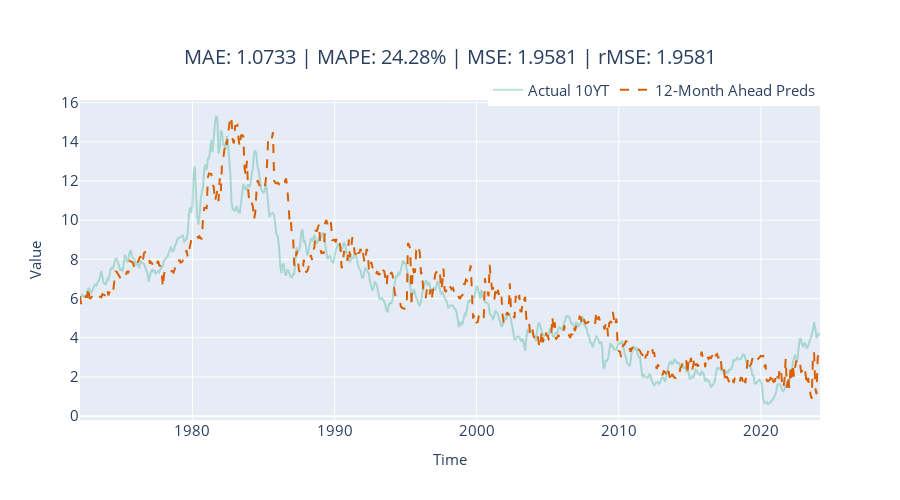

Notebook code for this chart:
### Code cell
# create dataframe for plotting 
to_plot = pd.DataFrame(format_y_pred(step1_preds, "preds"))
to_plot = to_plot.join(format_y_pred(step1_act, "act"))

# plot results 
fig = plot_forecast(to_plot, forecast_columns=["preds"], forecast_display_names=['12-Month Ahead Preds'])
fig = format_plot(fig, title=f"MAE: {metrics['MAE']:.4f} | MAPE: {metrics['MAPE']:.2f}% | MSE: {metrics['MSE']:.4f} | rMSE: {metrics['rMSE']:.4f}")
fig.show()

### Figure 1 — Plotly figure (JSON) as saved in the notebook; plotly's stock layout.template omitted (floating-point values rounded to 4 significant figures; data arrays with more than 128 entries replaced by an {"elided": "..."} marker saying what was removed)
{"data": [{"line": {"color": "rgba(27,158,119, 0.3)"}, "mode": "lines", "name": "Actual 10YT", "type": "scatter", "x": {"elided": "626 str values"}, "y": {"elided": "626 float values"}}, {"line": {"color": "rgba(217,95,2, 1)", "dash": "dash"}, "mode": "lines", "name": "12-Month Ahead Preds", "type": "scatter", "x": {"elided": "626 str values"}, "y": {"elided": "626 float values"}}], "layout": {"autosize": false, "height": 500, "legend": {"font": {"size": 15}, "orientation": "h", "title": {}, "x": 1, "xanchor": "right", "y": 0.98, "yanchor": "bottom"}, "title": {"font": {"size": 20}, "text": "MAE: 1.0733 | MAPE: 24.28% | MSE: 1.9581 | rMSE: 1.9581", "x": 0.5, "xanchor": "center", "yanchor": "top"}, "width": 900, "xaxis": {"autorange": true, "range": ["1972-02-01", "2024-03-01"], "tickfont": {"size": 15}, "title": {"font": {"size": 15}, "text": "Time"}, "type": "date"}, "yaxis": {"autorange": true, "range": [-0.1967, 16.14], "tickfont": {"size": 15}, "title": {"font": {"size": 15}, "text": "Value"}, "type": "linear"}}}
